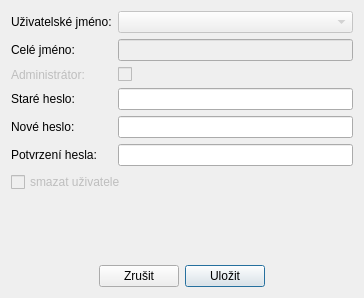
<?xml version="1.0" encoding="UTF-8"?>
<ui version="4.0">
 <class>DialogUpravitSmazatUzivatele</class>
 <widget class="QDialog" name="DialogUpravitSmazatUzivatele">
  <property name="geometry">
   <rect>
    <x>0</x>
    <y>0</y>
    <width>364</width>
    <height>298</height>
   </rect>
  </property>
  <property name="windowTitle">
   <string>Úprava/smazání uživatele</string>
  </property>
  <layout class="QVBoxLayout" name="verticalLayout">
   <item>
    <layout class="QFormLayout" name="formLayout">
     <item row="0" column="0">
      <widget class="QLabel" name="label">
       <property name="text">
        <string>Uživatelské jméno:</string>
       </property>
      </widget>
     </item>
     <item row="1" column="0">
      <widget class="QLabel" name="label_3">
       <property name="text">
        <string>Celé jméno:</string>
       </property>
      </widget>
     </item>
     <item row="1" column="1">
      <widget class="QLineEdit" name="vstupCeleJmeno">
       <property name="enabled">
        <bool>false</bool>
       </property>
       <property name="toolTip">
        <string>Celé jméno</string>
       </property>
      </widget>
     </item>
     <item row="2" column="0">
      <widget class="QLabel" name="textAdmin">
       <property name="enabled">
        <bool>false</bool>
       </property>
       <property name="text">
        <string>Administrátor:</string>
       </property>
      </widget>
     </item>
     <item row="2" column="1">
      <widget class="QCheckBox" name="volbaAdmin">
       <property name="enabled">
        <bool>false</bool>
       </property>
       <property name="text">
        <string/>
       </property>
      </widget>
     </item>
     <item row="3" column="0">
      <widget class="QLabel" name="textStareHeslo">
       <property name="text">
        <string>Staré heslo:</string>
       </property>
      </widget>
     </item>
     <item row="4" column="0">
      <widget class="QLabel" name="textNoveHeslo">
       <property name="text">
        <string>Nové heslo:</string>
       </property>
      </widget>
     </item>
     <item row="5" column="0">
      <widget class="QLabel" name="textNoveHeslo2">
       <property name="text">
        <string>Potvrzení hesla:</string>
       </property>
      </widget>
     </item>
     <item row="3" column="1">
      <widget class="QLineEdit" name="vstupStareHeslo">
       <property name="toolTip">
        <string>Staré heslo</string>
       </property>
       <property name="echoMode">
        <enum>QLineEdit::Password</enum>
       </property>
      </widget>
     </item>
     <item row="4" column="1">
      <widget class="QLineEdit" name="vstupNoveHeslo">
       <property name="toolTip">
        <string>Nové heslo</string>
       </property>
       <property name="echoMode">
        <enum>QLineEdit::Password</enum>
       </property>
      </widget>
     </item>
     <item row="5" column="1">
      <widget class="QLineEdit" name="vstupNoveHeslo2">
       <property name="toolTip">
        <string>Potvrzení hesla</string>
       </property>
       <property name="echoMode">
        <enum>QLineEdit::Password</enum>
       </property>
      </widget>
     </item>
     <item row="6" column="0" colspan="2">
      <widget class="QCheckBox" name="volbaSmazatUzivatele">
       <property name="enabled">
        <bool>false</bool>
       </property>
       <property name="text">
        <string>smazat uživatele</string>
       </property>
      </widget>
     </item>
     <item row="0" column="1">
      <widget class="QComboBox" name="seznamUzivJmeno">
       <property name="enabled">
        <bool>false</bool>
       </property>
      </widget>
     </item>
    </layout>
   </item>
   <item>
    <widget class="QLabel" name="popisekUpozorneni">
     <property name="styleSheet">
      <string notr="true">color: red;</string>
     </property>
     <property name="text">
      <string/>
     </property>
     <property name="alignment">
      <set>Qt::AlignCenter</set>
     </property>
    </widget>
   </item>
   <item>
    <layout class="QHBoxLayout" name="horizontalLayout">
     <item>
      <spacer name="horizontalSpacer">
       <property name="orientation">
        <enum>Qt::Horizontal</enum>
       </property>
       <property name="sizeHint" stdset="0">
        <size>
         <width>40</width>
         <height>20</height>
        </size>
       </property>
      </spacer>
     </item>
     <item>
      <widget class="QPushButton" name="tlacitkoZrusit">
       <property name="toolTip">
        <string>Zrušit (Esc)</string>
       </property>
       <property name="text">
        <string>Zrušit</string>
       </property>
       <property name="autoDefault">
        <bool>false</bool>
       </property>
      </widget>
     </item>
     <item>
      <widget class="QPushButton" name="tlacitkoUlozit">
       <property name="toolTip">
        <string>Uložit (Ctrl+Enter)</string>
       </property>
       <property name="text">
        <string>Uložit</string>
       </property>
       <property name="autoDefault">
        <bool>false</bool>
       </property>
       <property name="default">
        <bool>true</bool>
       </property>
      </widget>
     </item>
     <item>
      <spacer name="horizontalSpacer_2">
       <property name="orientation">
        <enum>Qt::Horizontal</enum>
       </property>
       <property name="sizeHint" stdset="0">
        <size>
         <width>40</width>
         <height>20</height>
        </size>
       </property>
      </spacer>
     </item>
    </layout>
   </item>
  </layout>
 </widget>
 <tabstops>
  <tabstop>seznamUzivJmeno</tabstop>
  <tabstop>vstupCeleJmeno</tabstop>
  <tabstop>volbaAdmin</tabstop>
  <tabstop>vstupStareHeslo</tabstop>
  <tabstop>vstupNoveHeslo</tabstop>
  <tabstop>vstupNoveHeslo2</tabstop>
  <tabstop>volbaSmazatUzivatele</tabstop>
  <tabstop>tlacitkoZrusit</tabstop>
  <tabstop>tlacitkoUlozit</tabstop>
 </tabstops>
 <resources/>
 <connections/>
</ui>
